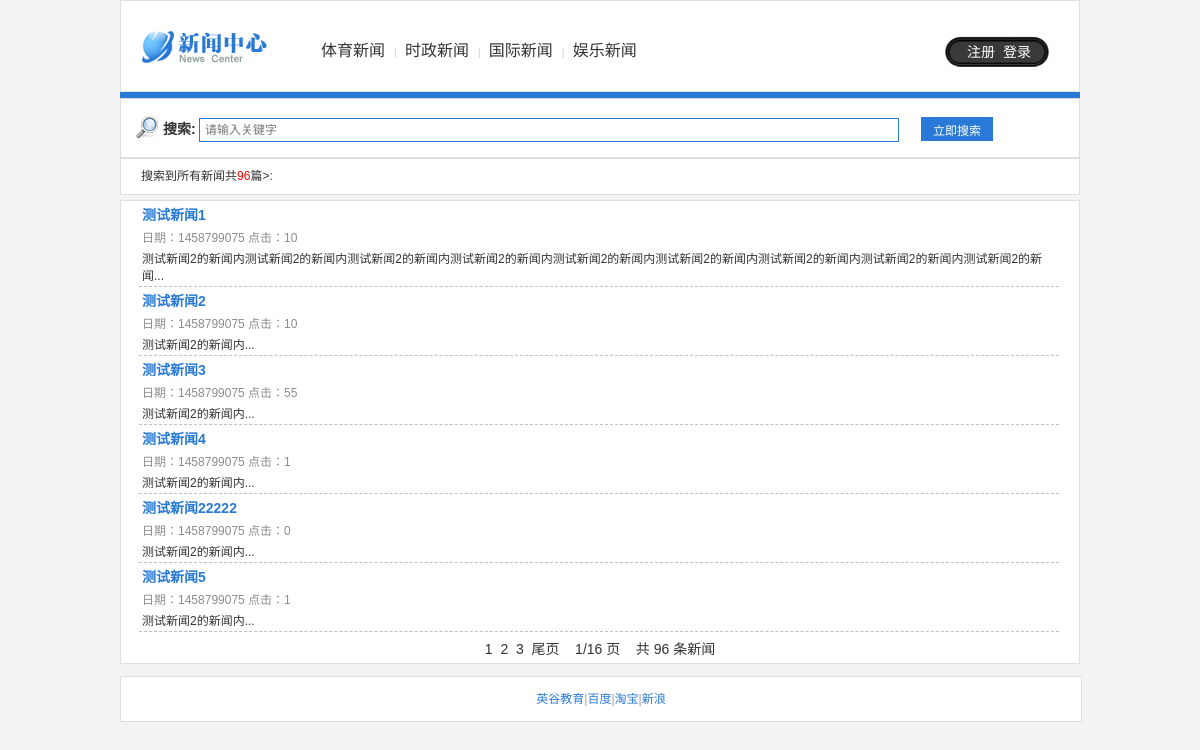
Screenshot of /search.php with the database file from the repository.
### tables this page shows
CREATE TABLE `db_type` (
  `t_id` int(11) NOT NULL AUTO_INCREMENT COMMENT '新闻分类主键',
  `t_name` varchar(50) DEFAULT NULL COMMENT '分类名称',
  `t_order` int(255) DEFAULT NULL COMMENT '分类排序',
  `t_status` tinyint(4) DEFAULT NULL COMMENT '分类状态 0关闭，1开启',
  PRIMARY KEY (`t_id`)
);

CREATE TABLE `db_news` (
  `n_id` int(11) NOT NULL AUTO_INCREMENT COMMENT '新闻主键',
  `n_title` varchar(150) DEFAULT NULL COMMENT '新闻标题',
  `n_message` mediumtext COMMENT '新闻内容',
  `n_addtime` varchar(50) DEFAULT NULL COMMENT '发布时间',
  `n_type` varchar(50) DEFAULT NULL COMMENT '新闻分类',
  `n_status` tinyint(4) DEFAULT NULL COMMENT '新闻状态 0关闭，1开启',
  `n_author` varchar(50) DEFAULT NULL COMMENT '作者',
  `n_nums` varchar(50) DEFAULT '0' COMMENT '阅读次数',
  `n_picture` varchar(50) DEFAULT NULL COMMENT '新闻图片',
  PRIMARY KEY (`n_id`)
);

### search.php (the view, shortened to what this page needs)
<html>
<head>
	<link href="./main.css" rel="stylesheet" type="text/css" />
</head>
<body>
<div class="contain">
  <div class="logo"><a href="index.php"></a></div>
  <div class="menu">
    <ul>
<?php
   @$connect = mysqli_connect('localhost', 'root', '123456','php');
   mysqli_set_charset($connect,'utf8');
   $result=mysqli_query($connect,"SELECT * from db_type WHERE t_status='1' ");
   while($menu=mysqli_fetch_array($result,MYSQLI_ASSOC)){
      echo "<li><span>|&nbsp;&nbsp;<span>
            <a href=list.php?id=".$menu['t_id'].">"
            .$menu['t_name']."</a></li>";
   }
?>
	</ul>
<?php
	if(!isset($_SESSION['c_name'])){
?>
    <ul id="login">
	  <li><a href="register.html" target="_self">注册</a></li>
	  <li><a href="login.html" target="_self">登录</a></li>
	</ul>
<?php }?>
   </div>
   <div class="line1" ></div>
   <div class="main">
	 <div class="select">
	    <form action="search.php" method="post" >
		   <div class="select_left">
			   <strong>搜索:</strong>
			   <input name="keyword"  placeholder="请输入关键字"/>
		   </div>
		   <div class="select_right">
			   <input name="Submit" type="Submit"  value="立即搜索"  />
		   </div>
		</form>
	 </div>
	 <div class="currect_position">
<?php
    $key=(isset($_POST['keyword']))?$_POST['keyword']:$_GET['key'];
    $sql="select count(*) from db_news where n_title like  '%$key%' or n_message like '%$key%' or n_author like  '%$key%'";
    $count=mysqli_query($connect,$sql);
    $totals = mysqli_fetch_array($count);
    $numrows=$totals[0];
    if(empty($key)){
        echo "搜索到所有新闻共<font color='red'>$numrows</font>篇>";
    }
    else{
        echo "搜索到与<font color='red'>$key</font>有关的新闻共<font color='red'>$numrows</font>篇>";
    }
?>:
	 </div>
	 <div class="details" >
<?php
    $pagesize=6;
    if ($numrows%$pagesize){
        $pages=intval($numrows/$pagesize)+1;
    }else{
        $pages=intval($numrows/$pagesize);
    }
    if(!isset($_GET['page'])||$_GET['page']>$pages){
        $page=1;
    }else{
        $page=intval($_GET['page']);
    }
    $start=($page-1)*$pagesize;
    $sql="select * from db_news where n_title like  '%$key%' or n_message like '%$key%' or n_author like  '%$key%' order by n_addtime desc limit $start,$pagesize";
    $result=mysqlI_query($connect,$sql);
    while($news=mysqli_fetch_array($result,MYSQLI_ASSOC)){
?>
	   <table>
		 <tr>
		   <td>
			 <a href='details.php?id=<?php echo $news['n_id']; ?>'>
			      <?php echo $news['n_title']; ?>
			 </a>
		   </td>
		 </tr>
	     <tr>
		   <td>
			 <font color='#8F8C89'>
			         日期：<?php echo $news['n_addtime']; ?>
			         点击：<?php echo $news['n_nums']; ?>
			 </font>
		   </td>
		 </tr>
		 <tr>
		   <td>
		      <?php echo  mb_substr($news['n_message'], 0, 80, 'utf-8'); ?>...
		   </td>
		 </tr>
	   </table>
	   <div class='line2' ></div>
<?php } ?>
       <div class="page">
<?php
if($pages-$page<2){
    if($pages<=3){
        for($i=1;$i<=$pages;$i++){
            if($page!=$i){
                echo "<a href='search.php?key=$key&page=$i'>";
                echo $i;
                echo "</a> &nbsp";
            }else{
                echo $i." &nbsp";
            }
        }
    }
    else{
        for($i=$page-2;$i<=$pages;$i++){
            if($page!=$i){
                echo "<a href='search.php?key=$key&page=$i'>";
                echo $i;
                echo "</a> &nbsp";
            }else{
                echo $i." &nbsp";
            }
        }
    }
}
else{
    if($page>2){
        for($i=$page-2;$i<=$page+2;$i++){
            if($page!=$i){
                echo "<a href='search.php?key=$key&page=$i'>";
                echo $i;
                echo "</a> &nbsp";
            }else{
                echo $i." &nbsp";
            }
        }
    }
    else{
        for($i=1;$i<=$page+2;$i++){
            if($page!=$i){
                echo "<a href='search.php?key=$key&page=$i'>";
                echo $i;
                echo "</a> &nbsp";
            }else{
                echo $i." &nbsp";
            }
        }
    }
}
if($page!=$pages&&$pages!=0){
    echo "<a href='search.php?key=$key&page=$pages'>";
    echo "尾页";
    echo "</a> ";
}
if($pages!=0){
    echo "&nbsp&nbsp&nbsp$page/$pages 页   &nbsp&nbsp 共 $numrows 条新闻";
}
else{
    echo "暂无相关信息";
}
?>
        </div>
	</div>
  </div>
  <div class="footer">
		<?php
		  $link=array(
		      array('link'=>'http://www.121ugrow.com/','name'=>'英谷教育'),
		      array('link'=>'http://www.baidu.com/','name'=>'百度'),
		      array('link'=>'http://www.taobao.com/','name'=>'淘宝'),
		      array('link'=>'http://www.sina.com/','name'=>'新浪')
		  );
		  $num=count($link);
          for($i=0;$i<=$num-1;$i++){
              if($i<$num-1){
                  echo "<a href='". $link[$i]['link'] ."'>";
                  echo $link[$i]['name']."</a>";
                  echo '|';
              }else{
                  echo "<a href='". $link[$i]['link'] ."'>";
                  echo $link[$i]['name']."</a>";
              }
          }
		?>
	</div>
</div>
</body>
</html>

### main.css (style rules this page uses)
body { font-size: 12px; margin: 10px 0; background: #f3f3f3; font-weight: normal; font-family: '微软雅黑', Verdana, Arial, Helvetica, sans-serif; color: #333; padding: 0; margin: 0; }
form, p, h1, h2, h3, ul, li { margin: 0; padding: 0; font-size: 12px; font-weight: normal; }
ul { list-style: none; }
li { color: #183778; }
a:link, a:visited, a:hover, a:active { color: #1f3a87; text-decoration: none; }
.contain { margin: 0px auto; width: 960px; }
.logo { font-size: 1px; background: url(./images/logo.png) no-repeat; float: left; width: 130px; height: 35px; margin-left: 20px; margin-top: 30px; }
.logo a { display: block; width: 130px; color: #fff; height: 35px; text-decoration: none }
.menu { height: 90px; background-color: #fff; border: 1px #ddd solid; }
.menu ul { width: 500px; color: #333; height: 30px; margin: 35px 0 0 50px; float: left; overflow: hidden; }
.menu li { float: left; margin-left: 9px; list-style-type: none; font-size: 12px; }
.menu ul li:first-child { margin-left: -10px; }
.menu li span { color: #ccc; font-size: 10px; }
.menu li a { color: #333; line-height: 30px; text-decoration: none; font-size: 16px; }
#login { float: right; width: 105px; margin-left: 0; height: 32px; background: url(./images/login.png) no-repeat; padding: 0 15px; }
#login li { float: left; margin-right: 0; margin-left: 8px; margin-top: 1px; list-style-type: none; }
#login li a { color: #fff; font-size: 14px; }
.main { width: 960px; margin: 0 auto; }
.main a:link, .main a:visited, .main a:hover { color: #333; text-decoration: none; }
.select { width: 958px; height: 58px; overflow: hidden; float: left; background: #fff; border: 1px solid #ddd; }
.select_left { height: 36px; width: 750px; background: url(./images/search.png) no-repeat 5px 5px; ; padding-left: 32px; line-height: 36px; float: left; margin-top: 12px; margin-left: 10px; }
.select_left strong { font-size: 14px; }
.select_left input { border: 1px solid #297ad6; width: 700px; height: 24px; font-size: 12px; padding-left: 5px; }
.select_right { width: 108px; height: 36px; float: right; padding-right: 10px; margin-top: 6px; margin-right: 40px; }
.select_right input { width: 72px; height: 24px; font-size: 14px; background: #297ad6; margin-top: 12px; color: #fff; border: none; font-size: 12px; }
.currect_position { float: left; width: 938px; line-height: 35px; background:#fff; border:1px solid #ddd; padding-left:20px; }
.details { padding: 0 18px; word-break: break-all; word-wrap: break-word; border:1px solid #ddd; width:922px; background: #fff; margin: 5px auto; }
.details table { font-size:12px; }
.details table a:link { color:#297ad6; font-weight:bold; font-size:14px; }
.line1 { border: 3px solid #297ad6; }
.line2 { border-bottom: 1px dashed; width: 920px; border-color: #C0C0C0 }
.page { border-top: 1px solid transparent !important; border-top: 0; clear: both; text-align: center; font-size: 14px; margin: 5px 0; }
.footer { width: 960px; margin: 0 auto; border: 1px solid #ddd; background: #fff; padding: 10px 0; margin-top: 12px; color: #999; text-align: center; line-height: 200%; margin-bottom: 20px; }
.footer a:link, .footer a:visited, .footer a:hover { color: #297ad6; text-decoration: none; }

### rows the page displays
db_type: t_name "体育新闻"
db_type: t_name "时政新闻"
db_type: t_name "国际新闻"
db_type: t_name "娱乐新闻"
db_news: n_title "测试新闻1", n_addtime "1458799075", n_nums "10", n_message "测试新闻2的新闻内测试新闻2的新闻内测试新闻2的新闻内测试新闻2的新闻内测试新闻2的新闻内测试新闻2的新闻内测试新闻2的新闻内测试新闻2的新闻内测试新闻2的新闻"
db_news: n_title "测试新闻2", n_addtime "1458799075", n_nums "10", n_message "测试新闻2的新闻内"
db_news: n_title "测试新闻3", n_addtime "1458799075", n_nums "55", n_message "测试新闻2的新闻内"
db_news: n_title "测试新闻4", n_addtime "1458799075", n_nums "1", n_message "测试新闻2的新闻内"
db_news: n_title "测试新闻22222", n_addtime "1458799075", n_nums "0", n_message "测试新闻2的新闻内"
db_news: n_title "测试新闻5", n_addtime "1458799075", n_nums "1", n_message "测试新闻2的新闻内"

### other values shown
$numrows "96"
$page "1"
$pages "16"
$link[$i]['name'] "英谷教育"
$link[$i]['name'] "百度"
$link[$i]['name'] "淘宝"
$link[$i]['name'] "新浪"
